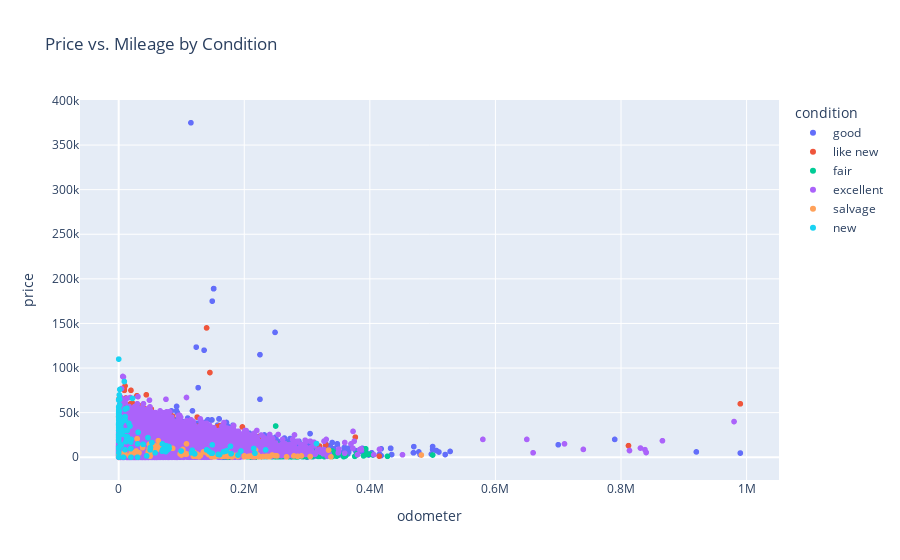

Notebook source saved alongside this figure:
### Markdown cell above
From the histogram, it appears that most used cars are listed for less than $50,000, with most being listed between $4,000 and $6,000.  The histogram filters out cars priced over $100K, since those listings are outliers.

### Code cell
px.scatter(df, x="odometer", y="price", color="condition", title="Price vs. Mileage by Condition")

### Figure 1 — Plotly figure (JSON) as saved in the notebook; plotly's stock layout.template omitted (floating-point values rounded to 4 significant figures; data arrays with more than 128 entries replaced by an {"elided": "..."} marker saying what was removed)
{"data": [{"hovertemplate": "condition=good<br>odometer=%{x}<br>price=%{y}<extra></extra>", "legendgroup": "good", "marker": {"color": "#636efa", "symbol": "circle"}, "mode": "markers", "name": "good", "showlegend": true, "type": "scattergl", "x": {"elided": "20145 float values"}, "xaxis": "x", "y": {"elided": "20145 int values"}, "yaxis": "y"}, {"hovertemplate": "condition=like new<br>odometer=%{x}<br>price=%{y}<extra></extra>", "legendgroup": "like new", "marker": {"color": "#EF553B", "symbol": "circle"}, "mode": "markers", "name": "like new", "showlegend": true, "type": "scattergl", "x": {"elided": "4742 float values"}, "xaxis": "x", "y": {"elided": "4742 int values"}, "yaxis": "y"}, {"hovertemplate": "condition=fair<br>odometer=%{x}<br>price=%{y}<extra></extra>", "legendgroup": "fair", "marker": {"color": "#00cc96", "symbol": "circle"}, "mode": "markers", "name": "fair", "showlegend": true, "type": "scattergl", "x": {"elided": "1607 float values"}, "xaxis": "x", "y": {"elided": "1607 int values"}, "yaxis": "y"}, {"hovertemplate": "condition=excellent<br>odometer=%{x}<br>price=%{y}<extra></extra>", "legendgroup": "excellent", "marker": {"color": "#ab63fa", "symbol": "circle"}, "mode": "markers", "name": "excellent", "showlegend": true, "type": "scattergl", "x": {"elided": "24773 float values"}, "xaxis": "x", "y": {"elided": "24773 int values"}, "yaxis": "y"}, {"hovertemplate": "condition=salvage<br>odometer=%{x}<br>price=%{y}<extra></extra>", "legendgroup": "salvage", "marker": {"color": "#FFA15A", "symbol": "circle"}, "mode": "markers", "name": "salvage", "showlegend": true, "type": "scattergl", "x": [216300.0, 285000.0, 120000.0, 164200.0, 229700.0, 175000.0, 334200.0, 482000.0, 249000.0, 154100.0, 251900.0, 219700.0, 218000.0, 128000.0, 221200.0, 64050.0, NaN, NaN, 108000.0, 142000.0, 57500.0, 0.0, 63000.0, 38000.0, 116600.0, 0.0, NaN, 9621.0, 97800.0, NaN, 150000.0, 17080.0, 48500.0, 130200.0, 200000.0, 8900.0, NaN, 174000.0, 63400.0, 305000.0, 108000.0, 167000.0, 279000.0, NaN, 240500.0, 38000.0, 86000.0, 210000.0, 50000.0, 108000.0, 221000.0, 29330.0, 60920.0, NaN, 53890.0, 143300.0, 189000.0, NaN, 163000.0, 244400.0, 189400.0, 180000.0, NaN, 119000.0, 9621.0, 180800.0, 105000.0, 235300.0, 125000.0, 24500.0, 29330.0, 60920.0, 102200.0, NaN, 140200.0, NaN, 49680.0, 146000.0, 135000.0, 100000.0, 200000.0, 47000.0, 148000.0, NaN, 190000.0, 153000.0, 149000.0, 168000.0, 163.0, 201000.0, 28000.0, 124000.0, 291000.0, NaN, 102600.0, 338000.0, NaN, 212500.0, NaN, 32320.0, NaN, 180000.0, 54000.0, 158700.0, 100.0, 49000.0, 267400.0, 173000.0, 207000.0, 238200.0, 225000.0, 106300.0, 20000.0, NaN, 181500.0], "xaxis": "x", "y": [600, 1000, 5500, 999, 850, 5000, 8000, 2500, 1800, 1000, 1500, 1800, 8000, 580, 2700, 11000, 800, 800, 3800, 4100, 12900, 400, 18500, 13500, 5500, 900, 850, 4500, 3750, 22000, 800, 1700, 9450, 2000, 1500, 5000, 4000, 800, 13000, 800, 15000, 2950, 1500, 3500, 800, 10700, 9975, 1400, 1200, 3500, 800, 20750, 8750, 13200, 6750, 2950, 2495, 2400, 2700, 2500, 800, 1200, 1200, 1000, 4500, 500, 4700, 1000, 3500, 5200, 20750, 8750, 8725, 750, 5000, 1700, 3000, 3000, 6000, 2500, 700, 5990, 500, 2500, 2250, 650, 700, 1000, 1900, 600, 7000, 1000, 1500, 7000, 4800, 500, 2000, 700, 3000, 5000, 7000, 450, 9900, 1500, 5000, 14500, 500, 1500, 1000, 850, 500, 3500, 5000, 2900, 2700], "yaxis": "y"}, {"hovertemplate": "condition=new<br>odometer=%{x}<br>price=%{y}<extra></extra>", "legendgroup": "new", "marker": {"color": "#19d3f3", "symbol": "circle"}, "mode": "markers", "name": "new", "showlegend": true, "type": "scattergl", "x": {"elided": "143 float values"}, "xaxis": "x", "y": {"elided": "143 int values"}, "yaxis": "y"}], "layout": {"legend": {"title": {"text": "condition"}, "tracegroupgap": 0}, "title": {"text": "Price vs. Mileage by Condition"}, "xaxis": {"anchor": "y", "domain": [0, 1], "title": {"text": "odometer"}}, "yaxis": {"anchor": "x", "domain": [0, 1], "title": {"text": "price"}}}}
